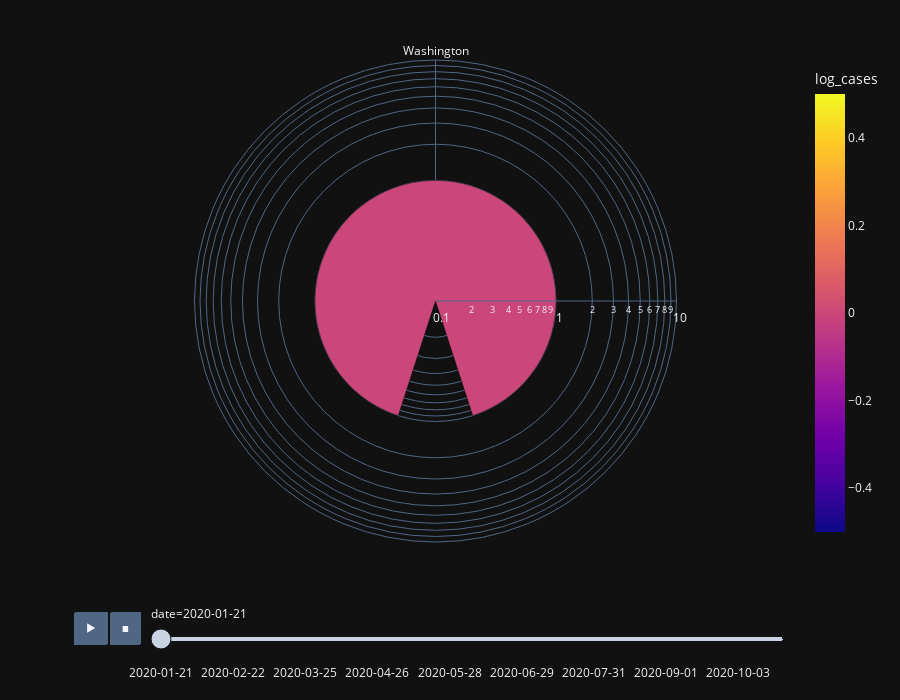

This figure's notebook cell:
### Markdown cell above
### The following is an animation of the number of cases by state

### Code cell
df_state = df.groupby(['state','date']).apply(lambda g: g.cases.sum()).reset_index()
df_state.columns=['state','date','cases']
df_state['log_cases'] = np.log(df_state.cases)
df_state.sort_values('date',inplace=True)
px.bar_polar(df_state,r='cases',theta='state',animation_frame='date',template="plotly_dark",\
             color='log_cases',log_r=True,height=700)
